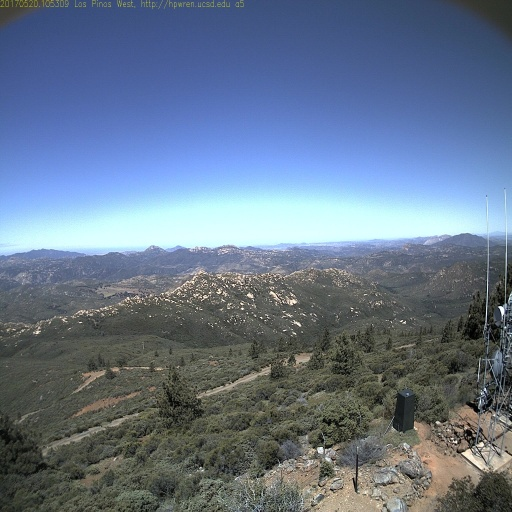
#> input picture examples/figlib/background.jpg, 512 x 512 px, found by its file name
$ python change_mask.py
#> lines starting #> are read from the running program, lines starting #| are printed output that depends on the picture; after the words box and inside, x2 and y2 are one past the last pixel; in counts of white or black regions, pixels touching at a corner belong together
import cv2
import numpy as np
import os

MOUNT_POINT = os.path.join(os.environ["HOME"], "bushfire")

image_path = os.path.join(
    MOUNT_POINT,
    "u5155914/models/Paint-by-Example/background_images/background.jpg",
)
image = cv2.imread(image_path)
#> image is the input picture: shape (512, 512, 3); mean B, G, R 138.2, 117.2, 101.5

mask = np.zeros((512, 512), dtype=np.uint8)
# cv2.rectangle(image, start_point, end_point, color, thickness)
mask = cv2.rectangle(mask, (190, 240), (270, 310), (255, 255, 255), -1)

mask_rgb = np.zeros_like(image)
mask_rgb[:, :, 0] = mask
mask_rgb[:, :, 1] = mask
mask_rgb[:, :, 2] = mask
save_img = os.path.join(
    MOUNT_POINT,
    "u5155914/models/Paint-by-Example/background_images/mask_small.jpg",
)
cv2.imwrite(save_img, mask_rgb)
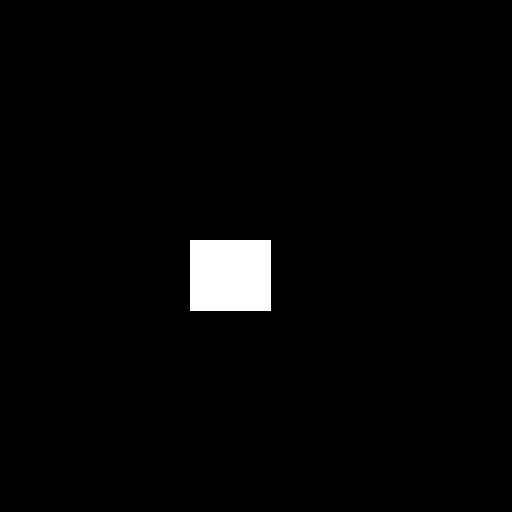
#> saved as mask_small.jpg: shape (512, 512, 3); 2.2% white; 1 white region, box (x1, y1, x2, y2) and area: (190, 240, 271, 311) 5751

mask_rgb = 255 - mask_rgb
mask_rgb[mask_rgb < 128] = 0
mask_rgb[mask_rgb >= 128] = 255
# Mask input image with binary mask
print(image.shape, mask_rgb.shape)
#| (512, 512, 3) (512, 512, 3)
result = cv2.bitwise_and(image, mask_rgb)
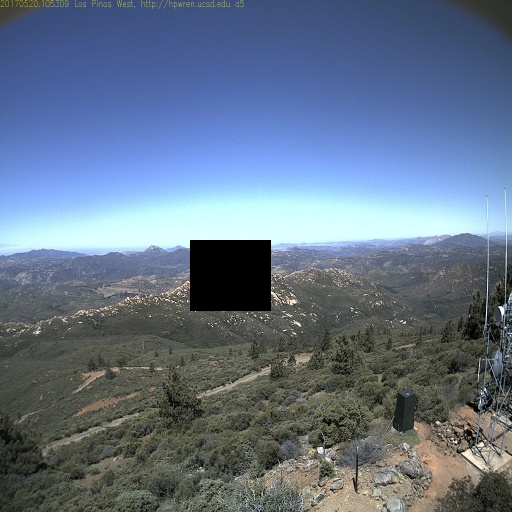
#> result: shape (512, 512, 3); mean B, G, R 135.1, 114.2, 98.6
sample_path = os.path.join(
    MOUNT_POINT,
    "u5155914/models/Paint-by-Example/background_images/small_masked_image.jpg",
)
cv2.imwrite(sample_path, result)
